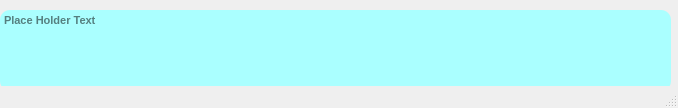
<?xml version="1.0" encoding="UTF-8"?>
<ui version="4.0">
 <class>MainWindow</class>
 <widget class="QMainWindow" name="MainWindow">
  <property name="geometry">
   <rect>
    <x>0</x>
    <y>0</y>
    <width>678</width>
    <height>108</height>
   </rect>
  </property>
  <property name="windowTitle">
   <string>MainWindow</string>
  </property>
  <widget class="QWidget" name="centralwidget">
   <widget class="QPlainTextEdit" name="Logger_frame">
    <property name="geometry">
     <rect>
      <x>0</x>
      <y>10</y>
      <width>671</width>
      <height>81</height>
     </rect>
    </property>
    <property name="font">
     <font>
      <family>Arial</family>
      <pointsize>8</pointsize>
      <weight>75</weight>
      <bold>true</bold>
     </font>
    </property>
    <property name="styleSheet">
     <string notr="true">background-color: rgb(170, 255, 255);
border-radius: 10px;</string>
    </property>
    <property name="tabChangesFocus">
     <bool>true</bool>
    </property>
    <property name="readOnly">
     <bool>true</bool>
    </property>
    <property name="placeholderText">
     <string>Place Holder Text</string>
    </property>
   </widget>
  </widget>
  <widget class="QStatusBar" name="statusbar"/>
 </widget>
 <resources/>
 <connections/>
</ui>
